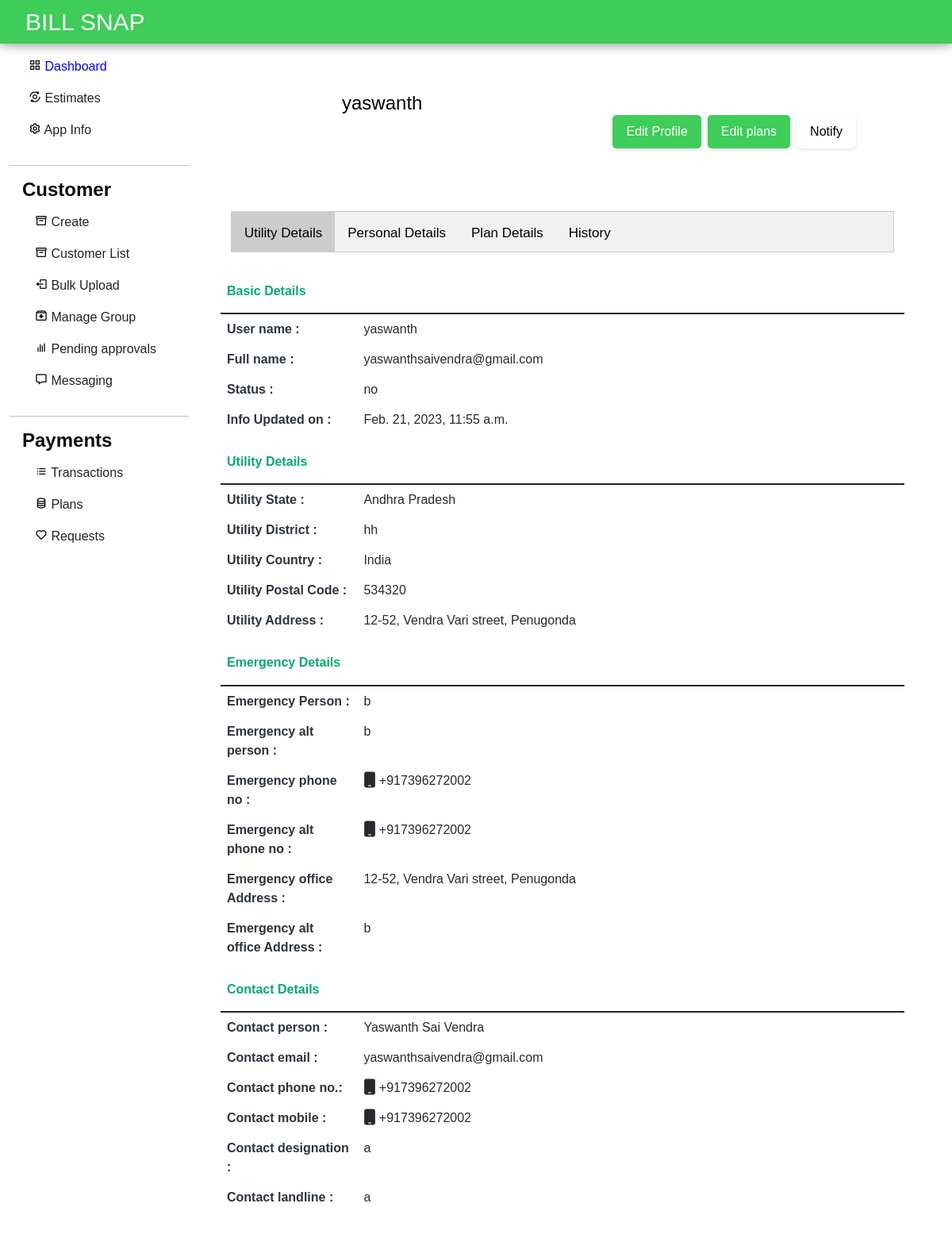
/account/helo/yaswanth/, run on the app's committed database.
### accounts/models.py (models this page shows, shortened)
class Profile(models.Model):
    user = models.OneToOneField(User, on_delete=models.CASCADE, related_name='profile')
    apps=models.ManyToManyField(applists,related_name='apps')
    status = models.CharField(choices=status_choices, max_length=20, default='c')
    full_name = models.CharField(max_length=100, blank=True, null=True)
    utility_name = models.CharField(max_length=200, null=True, blank=True)
    utility_short_name= models.CharField(max_length=50, null=True, blank=True)
    utility_state= models.CharField(max_length=50, null=True, blank=True)
    utility_district= models.CharField(max_length=50, null=True, blank=True)
    utility_country= models.CharField(max_length=50, null=True, blank=True)
    utility_postalcode= models.CharField(max_length=20, null=True, blank=True)
    utility_address=models.TextField(max_length=200, null=True, blank=True)
    contact_person= models.CharField(max_length=200, null=True, blank=True)
    contact_email = models.EmailField(max_length=50, null=True, blank=True)
    contact_phnum = models.CharField(max_length=15, null=True, blank=True)
    contact_mobile= models.CharField(max_length=15, null=True, blank=True)
    contact_designation= models.CharField(max_length=100, null=True, blank=True)
    contact_landline= models.CharField(max_length=20, null=True, blank=True)
    emergency_person=models.CharField(max_length=200, null=True, blank=True)
    emergency_altperson=models.CharField(max_length=200, null=True, blank=True)
    emergency_mobile=models.CharField(max_length=200, null=True, blank=True)
    emergency_altmobile=models.CharField(max_length=200, null=True, blank=True)
    emergency_officeaddress=models.TextField(max_length=200,null=True,blank=True)
    emergency_altofficeaddress=models.TextField(max_length=200,null=True,blank=True)
    info_created_at = models.DateTimeField(auto_now_add=True)
    info_updated_at = models.DateTimeField(auto_now=True)
    se_coins= models.IntegerField(null=True, default=999, blank=True)
    slug = models.SlugField(max_length=200, editable=False, null=True, blank=True)
    admin=models.BooleanField(default=False)
    plans = models.ManyToManyField(Plan)
    plan_active = models.BooleanField(default=False)
    paid = models.BooleanField(default=False)

### accounts/views.py (the view)
# urls.py: path('<str:slug>/<str:userslug>/', acc_views.ShowProfile.as_view(), name='show-profile'),
class ShowProfile(DetailView):
    model = Profile
    template_name = 'myprofile.html'
    def get_object(self, *args, **kwargs):
        return get_object_or_404(Profile,slug = self.kwargs['userslug'])
    def get_context_data(self, *args, **kwargs):
        context = super(ShowProfile, self).get_context_data(*args, **kwargs)
        page_profile = get_object_or_404(Profile, slug=self.kwargs['userslug'])
        context['profile'] = page_profile
        context['updateform'] = UpdateUserPlanForm(appslug=self.kwargs['slug'])
        context['plan'] = page_profile.plans.filter(app__slug=self.kwargs['slug']).first()
        context['notification_form'] = NotificationForm()
        context['slug'] = self.kwargs['slug']
        context['userslug'] = self.kwargs['userslug']
        app = applists.objects.filter(slug=self.kwargs['slug']).first()
        plans = Plan.objects.filter(app=app)
        context['plans'] = plans
        if self.request.user==page_profile.user:
            self.template_name = 'myprofile.html'
        elif self.request.user!=page_profile.user or self.request.user.is_anonymous:
            self.template_name = 'myprofile.html'
        return context

### plans/models.py (called while the page is built)
    def __str__(self):
        return f"[{self.title}] Plan at [Rs.{self.price}] for [{self.duration} days] in [{self.app.appname}]"

### templates/myprofile.html (shortened to what this page needs)
{% load static %}
{% load crispy_forms_tags %}
<!DOCTYPE html>
<html lang="en">
<head>
	<link href="https://cdn.jsdelivr.net/npm/bootstrap@5.1.3/dist/css/bootstrap.min.css" rel="stylesheet"
 />
	<link href='https://unpkg.com/boxicons@2.0.7/css/boxicons.min.css' rel='stylesheet'>
	<link rel="stylesheet" href="https://cdnjs.cloudflare.com/ajax/libs/font-awesome/6.1.1/css/all.min.css" />
	<link rel="stylesheet" href="{% static 'assets/styles.css'%}">
</head>
<body>
	{% include "dashnav.html" %}
	<div class="main mx-auto">
		<div class="row">
			{% include "dashsidebar.html" %}
			<div class="col-md-7  flex-md-fill m-3">
				{% include 'messages.html' %}
				<div class="col right create-customer ps-0 pe-4 me-2" id="">
					<div class="profile">
						<div class="profile-header">
							<div class="profile-header-content d-flex">
								<div class="flex-fill flex-start">
									<div class="profile-header-img">
									</div>
									<div class="profile-header-info">
										<h4 class="m-t-10 m-b-5" style="color: black;">{{profile.user.username}} </h4>
									</div>
								</div>
								<div class="d-flex align-items-center justify-content-end me-5">
									<div class="bs-primary py-2 px-3" type="button" data-bs-toggle="modal"
										data-bs-target="#staticBackdrop">Edit Profile</div>
									<div class="bs-primary  py-2 px-3 mx-2" type="button" data-bs-toggle="modal"
										data-bs-target="#staticBackdrop1">Edit plans</div>
									<div class="bs-primary bs-secondary py-2 px-3 " type="button" data-bs-toggle="modal"
										data-bs-target="#staticBackdrop2">Notify</div>
								</div>
							</div>
						</div>
					</div>
					<div class="profile-content">
						<div class="tab-content p-0">
							<div class="tab-pane fade in active show" id="profile-about">
								<div class="tab">
									<button class="tablinks" onclick="openCity(event, 'London')"
										id="defaultOpen">Utility Details</button>
									<button class="tablinks" onclick="openCity(event, 'Paris')">Personal
										Details</button>
									<button class="tablinks" onclick="openCity(event, 'Tokyo')">Plan Details</button>
									<button class="tablinks" onclick="openCity(event, 'Canada')">History</button>
								</div>
							</div>
						</div>
					</div>
					<div id="London" class="tabcontent">
						<div class="table-responsive">
							<table class="table table-profile">
								<thead>
									<td>
										<h6>Basic Details</h6>
									</td>
								</thead>
								<tbody>
									<tr class="field">
										<td class="field">User name :</td>
										<td>{{profile.user.username}}</td>
									</tr>
									<tr>
										<td class="field">Full name :</td>
										<td>{{profile.full_name}}</td>
									</tr>
									<tr>
										<td class="field">Status :</td>
										<td>{{profile.status}}</td>
									</tr>
									<tr>
										<td class="field">Info Updated on :</td>
										<td> {{profile.info_updated_at}}</td>
									</tr>
								</tbody>
							</table>
							<table class="table table-profile">
								<thead>
									<td>
										<h6>Utility Details</h6>
									</td>
								</thead>
								<tbody>
									<tr class="field">
										<td class="field">Utility State :</td>
										<td>{{ profile.utility_state }}</td>
									</tr>
									<tr>
										<td class="field">Utility District :</td>
										<td>{{ profile.utility_district }}</td>
									</tr>
									<tr>
										<td class="field">Utility Country :</td>
										<td>{{ profile.utility_country }}</td>
									</tr>
									<tr>
										<td class="field">Utility Postal Code :</td>
										<td> {{ profile.utility_postalcode }}</td>
									</tr>
									<tr>
										<td class="field">Utility Address :</td>
										<td>{{ profile.utility_address }}</td>
									</tr>
								</tbody>
							</table>
							<table class="table table-profile">
								<thead>
									<td>
										<h6>Emergency Details</h6>
									</td>
								</thead>
								<tbody>
									<tr class="field">
										<td class="field">Emergency Person :</td>
										<td>{{ profile.emergency_person }}</td>
									</tr>
									<tr>
										<td class="field">Emergency alt person :</td>
										<td>{{ profile.emergency_altperson }}</td>
									</tr>
									<tr>
										<td class="field">Emergency phone no :</td>
										<td><i class="fa fa-mobile fa-lg m-r-5"></i> {{ profile.emergency_mobile }}</td>
									</tr>
									<tr>
										<td class="field">Emergency alt phone no :</td>
										<td><i class="fa fa-mobile fa-lg m-r-5"></i> {{ profile.emergency_altmobile }}</td>
									</tr>
									<tr>
										<td class="field">Emergency office Address :</td>
										<td>{{ profile.emergency_officeaddress }}</td>
									</tr>
									<tr>
										<td class="field">Emergency alt office Address :</td>
										<td>{{ profile.emergency_altofficeaddress }} </td>
									</tr>
								</tbody>
							</table>
							<table class="table table-profile">
								<thead>
									<td>
										<h6>Contact Details</h6>
									</td>
								</thead>
								<tbody>
									<tr class="field">
										<td class="field">Contact person :</td>
										<td>{{ profile.contact_person }}</td>
									</tr>
									<tr>
										<td class="field">Contact email :</td>
										<td>{{ profile.contact_email }}</td>
									</tr>
									<tr>
										<td class="field">Contact phone no.:</td>
										<td><i class="fa fa-mobile fa-lg m-r-5"></i> {{ profile.contact_phnum }}</td>
									</tr>
									<tr>
										<td class="field">Contact mobile :</td>
										<td><i class="fa fa-mobile fa-lg m-r-5"></i> {{ profile.contact_mobile }}</td>
									</tr>
									<tr>
										<td class="field">Contact designation :</td>
										<td>{{ profile.contact_designation }}</td>
									</tr>
									<tr>
										<td class="field">Contact landline :</td>
										<td>{{ profile.contact_landline }}</td>
									</tr>
								</tbody>
							</table>
						</div>
					</div>
				</div>
			</div>
		</div>
	</div>
</body>
</html>

### static/assets/styles.css (style rules this page uses)
body { background: white; }
button { height: 50px; }
html, body { height: 100%; }
body { background: #e5e5e566; }
.main { padding-top: 55px; width: 100%; height: 100%; justify-content: flex-start; max-height: 100vh; }
.right { padding-left: 1rem; padding-right: 1rem; min-height: calc(100vh - 60px); overflow-x: hidden; }
@media (min-width: 767px) { .main { top: 55px; } }
* { box-sizing: border-box; }
.right { padding-left: 1rem; padding-right: 1rem; min-height: calc(100vh - 100px); overflow-x: hidden; }
body { font-family: Arial, Helvetica, sans-serif; }
body { margin-top: 20px; background: #f5f5f5; }
h1, h2, h3, h4, h5, h6 { margin: 0 0 10px; font-weight: 600; }
body { margin-top: 20px; }
body { margin-top: 20px; background: white; }
.profile-header { position: relative; overflow: hidden; }
.profile-header .profile-header-content { padding: 25px; }
.profile-header-img { float: left; width: 120px; height: 120px; overflow: hidden; position: relative; z-index: 10; margin: 0 0 -20px; padding: 3px; border-radius: 4px; background: #fff; }
.profile-header-info h4 { font-weight: 500; color: #fff; }
.profile-header-img + .profile-header-info { margin-left: 140px; }
.profile-header .profile-header-content, .profile-header .profile-header-tab { position: relative; }
.profile-content { padding: 25px; border-radius: 4px; }
.profile-content:after, .profile-content:before { content: ""; display: table; clear: both; }
.profile-content .tab-content, .profile-content .tab-pane { background: 0 0; }
.table.table-profile > thead h6 { color: #04aa6d; }
.table.table-profile > tbody > tr > td, .table.table-profile > thead > tr > th { border: none; padding-top: 7px; padding-bottom: 7px; color: #242a30; background: 0 0; }
.table.table-profile > tbody > tr > td.field { width: 20%; text-align: left; font-weight: 600; color: #2d353c; }
body { overflow-x: hidden; }
.bs-primary { all: unset; background: #3dcd58; color: white; box-shadow: 0px 0px 1px rgb(40 41 61 / 4%), 0px 2px 4px rgb(96 97 112 / 16%); border: 1px solid transparent; border-radius: 5px; }
.bs-secondary { background: white; color: black; }

### templates/myprofile.html (style rules this page uses)
body { font-family: Arial; }
.tab { overflow: hidden; border: 1px solid #ccc; background-color: #f1f1f1; }
.tab button { background-color: inherit; float: left; border: none; outline: none; cursor: pointer; padding: 14px 16px; transition: 0.3s; font-size: 17px; }
.tab button.active { background-color: #ccc; }
.tabcontent { display: none; padding: 6px 12px; }

### data on the page
Profile: user.username "yaswanth", full_name "yaswanthsaivendra@gmail.com", status "no", info_updated_at "Feb. 21, 2023, 11:55 a.m.", utility_state "Andhra Pradesh", utility_district "hh", utility_country "India", utility_postalcode "534320", utility_address "12-52, Vendra Vari street, Penugonda", emergency_person "b", emergency_altperson "b", emergency_mobile "+917396272002", emergency_altmobile "+917396272002", emergency_officeaddress "12-52, Vendra Vari street, Penugonda", emergency_altofficeaddress "b", contact_person "Yaswanth Sai Vendra", contact_email "yaswanthsaivendra@gmail.com", contact_phnum "+917396272002", contact_mobile "+917396272002", contact_designation "a", contact_landline "a"
